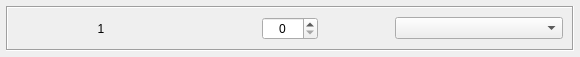
<?xml version="1.0" encoding="UTF-8"?>
<ui version="4.0">
 <class>LED</class>
 <widget class="QWidget" name="LED">
  <property name="geometry">
   <rect>
    <x>0</x>
    <y>0</y>
    <width>580</width>
    <height>45</height>
   </rect>
  </property>
  <property name="windowTitle">
   <string>Form</string>
  </property>
  <layout class="QHBoxLayout" name="horizontalLayout" stretch="0">
   <property name="spacing">
    <number>0</number>
   </property>
   <property name="leftMargin">
    <number>6</number>
   </property>
   <property name="topMargin">
    <number>6</number>
   </property>
   <property name="rightMargin">
    <number>6</number>
   </property>
   <property name="bottomMargin">
    <number>6</number>
   </property>
   <item>
    <widget class="QFrame" name="frame">
     <property name="frameShape">
      <enum>QFrame::Shape::Box</enum>
     </property>
     <property name="frameShadow">
      <enum>QFrame::Shadow::Sunken</enum>
     </property>
     <layout class="QHBoxLayout" name="horizontalLayout_2" stretch="3,1,3">
      <property name="spacing">
       <number>77</number>
      </property>
      <item>
       <widget class="QLabel" name="label_LEDNumber">
        <property name="text">
         <string notr="true">1</string>
        </property>
        <property name="alignment">
         <set>Qt::AlignmentFlag::AlignCenter</set>
        </property>
       </widget>
      </item>
      <item>
       <widget class="QSpinBox" name="spinBox_InputNumber">
        <property name="alignment">
         <set>Qt::AlignmentFlag::AlignCenter</set>
        </property>
        <property name="correctionMode">
         <enum>QAbstractSpinBox::CorrectionMode::CorrectToNearestValue</enum>
        </property>
       </widget>
      </item>
      <item>
       <widget class="CenteredCBox" name="comboBox_Function"/>
      </item>
     </layout>
    </widget>
   </item>
  </layout>
 </widget>
 <customwidgets>
  <customwidget>
   <class>CenteredCBox</class>
   <extends>QComboBox</extends>
   <header>centered_cbox.h</header>
  </customwidget>
 </customwidgets>
 <resources/>
 <connections/>
</ui>
